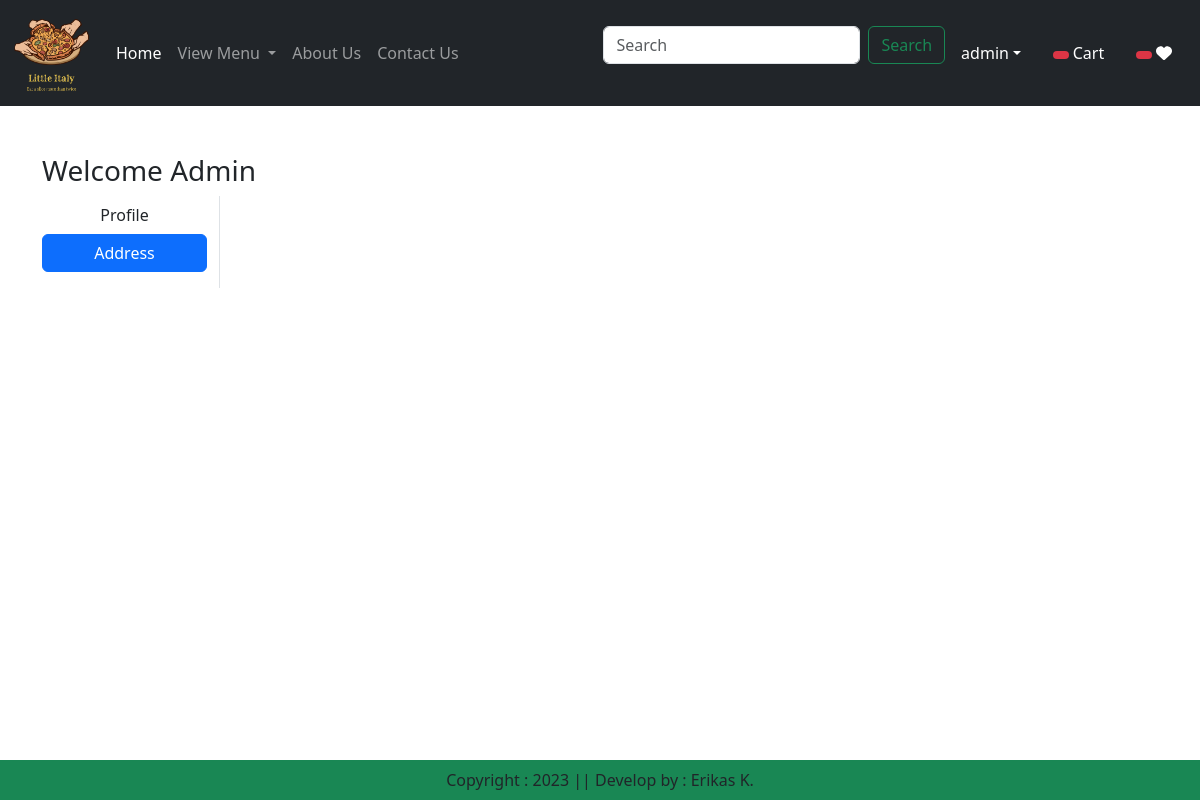
The app's page /address/ (signed in), older data.
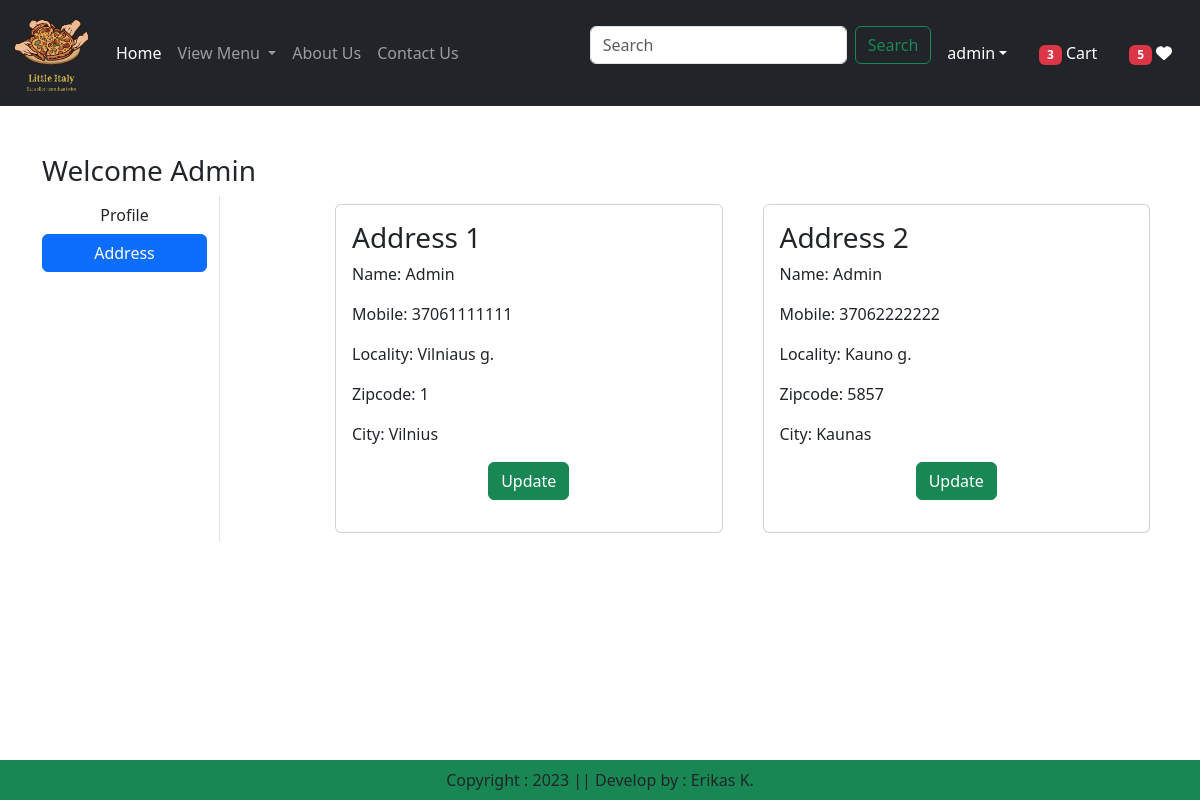
The same page, newer data.
### app/models.py (models this page shows, shortened)
class Customer(models.Model):
    user = models.ForeignKey(User, on_delete=models.CASCADE)
    name = models.CharField(max_length=200)
    mobile = models.IntegerField(default=+3706)
    locality = models.CharField(max_length=200)
    zipcode = models.IntegerField()
    city = models.CharField(max_length=50)

### app/views.py (the view)
# urls.py: path('address/', views.address, name='address'),
@login_required
def address(request):
    add = Customer.objects.filter(user=request.user)
    totalitem = 0
    wishitem = 0
    if request.user.is_authenticated:
        totalitem = len(Cart.objects.filter(user=request.user))
        wishitem = len(Wishlist.objects.filter(user=request.user))
    return render(request, 'app/address.html', locals())

### app/templates/app/address.html (shortened to what this page needs)
{% extends "app/base.html" %}
{% load static %}
{% block main-content %}
<div class="container my-5">
    <div class="row">
        <h3>Welcome <span class="text-capitalize">{{request.user}}</span></h3>
        <div class="col-sm-2 border-end">
            <ul class="list-unstyled">
                <li class="d-grid"><a href="{% url 'profile' %}" class="btn">Profile</a></li>
                <li class="d-grid"><a href="{% url 'address' %}" class="btn btn-primary">Address</a></li>
            </ul>
        </div>
        <div class="col-sm-9 offset-sm-1">
            <div class="row">
                {% for ad in add %}
                <div class="col-sm-6">
                    <div class="card m-2">
                        <div class="card-body">
                            <h3>Address {{forloop.counter}}</h3>
                            <p>Name: {{ad.name}}</p>
                            <p>Mobile: {{ad.mobile}}</p>
                            <p>Locality: {{ad.locality}}</p>
                            <p>Zipcode: {{ad.zipcode}}</p>
                            <p>City: {{ad.city}}</p>
                            <p class="text-center"> <a href="{% url 'updateAddress' pk=ad.id %}"
                                                      type="button" class="btn btn-success">Update</a></p>
                        </div>
                    </div>
                </div>
                {% endfor %}
            </div>
        </div>
    </div>
</div>
{% endblock main-content %}

### app/templates/app/base.html (shortened to what this page needs)
{% load static %}
<html lang="en">
<head>
    <link href="https://cdn.jsdelivr.net/npm/bootstrap@5.3.0-alpha1/dist/css/bootstrap.min.css" rel="stylesheet"
>
    <link rel="stylesheet" href="{% static 'app/css/owl.carousel.min.css' %}">
    <link rel="stylesheet" href="{% static 'app/css/all.min.css' %}">
    <link rel="stylesheet" href="{% static 'app/css/style.css' %}">
</head>
<body>
    <nav class="navbar navbar-expand-lg navbar-dark ftco_navbar bg-dark ftco-navbar-light" id="ftco-navbar">
      <div class="container-fluid">
        <a class="navbar-brand" href="#">
            <img src="{% static 'app/images/pizza.png' %}" alt="Pizza Image" width="80" height="80">
        </a>
        <div class="collapse navbar-collapse" id="navbarSupportedContent">
          <ul class="navbar-nav me-auto mb-2 mb-lg-0">
            {% if request.user.is_authenticated %}
            <li class="nav-item">
              <a class="nav-link active" aria-current="page" href="/">Home</a>
            </li>
            <li class="nav-item dropdown">
              <a class="nav-link dropdown-toggle" href="#" role="button" data-bs-toggle="dropdown" aria-expanded="false">
                View Menu
              </a>
            </li>
            <li class="nav-item">
              <a class="nav-link" href="{% url 'about' %}">About Us</a>
            </li>
            <li class="nav-item">
              <a class="nav-link" href="{% url 'contact' %}">Contact Us</a>
            </li>
          </ul>
          <form class="d-flex" role="search" action="/search">
            <input class="form-control me-2" type="search" placeholder="Search" name="search" aria-label="Search">
            <button class="btn btn-outline-success" type="submit">Search</button>
          </form>
        </div>
        <ul class="navbar-nav me-auto mb-2 mb-lg-0">
            <li class="nav-item dropdown mx-2">
              <a class="nav-link dropdown-toggle text-white" href="#" id="profileDropdown"
                 role="button" data-bs-toggle="dropdown" aria-expanded="false">{{ user.get_username }}</a>
            </li>
            <li class="nav-item mx-2">
                <a href="{% url 'showcart' %}" class="nav-link text-white"><span class="badge bg-danger">
                    {% if totalitem > 0 %} {{totalitem}} {% endif %}</span> Cart</a>
            </li>
            <li class="nav-item mx-2">
                <a href="{% url 'showwishlist' %}" class="nav-link text-white"><span class="badge bg-danger">
                    {% if wishitem > 0 %} {{wishitem}} {% endif %}</span>  <i class="fa fa-heart"></i></a>
            </li>
            {% endif %}
        </ul>
      </div>
    </nav>
    {% block main-content %}{% endblock main-content %}
    <footer class="container-fluid fixed-bottom bg-success text-center p-2 mt-5">
        Copyright : 2023 || Develop by : Erikas K.
    </footer>
</body>
</html>

Row changes from the older to the newer data that the page shows:
added Customer: name "Admin", mobile "37061111111", locality "Vilniaus g.", zipcode "1", city "Vilnius"
added Customer: name "Admin", mobile "37062222222", locality "Kauno g.", zipcode "5857", city "Kaunas"
Text that changed along with them:
{{ totalitem }}: (not shown) → "3"
{{ wishitem }}: (not shown) → "5"
